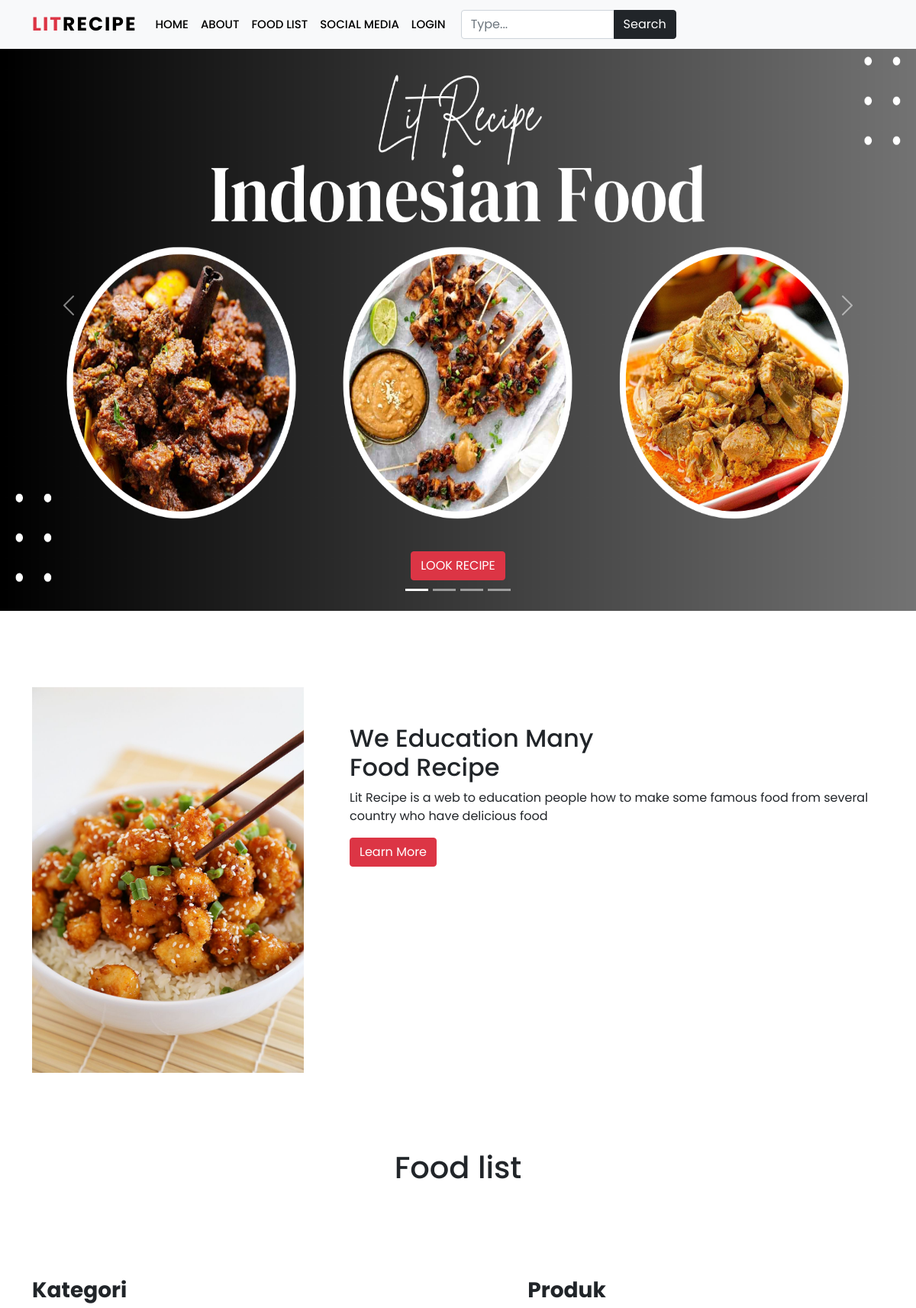
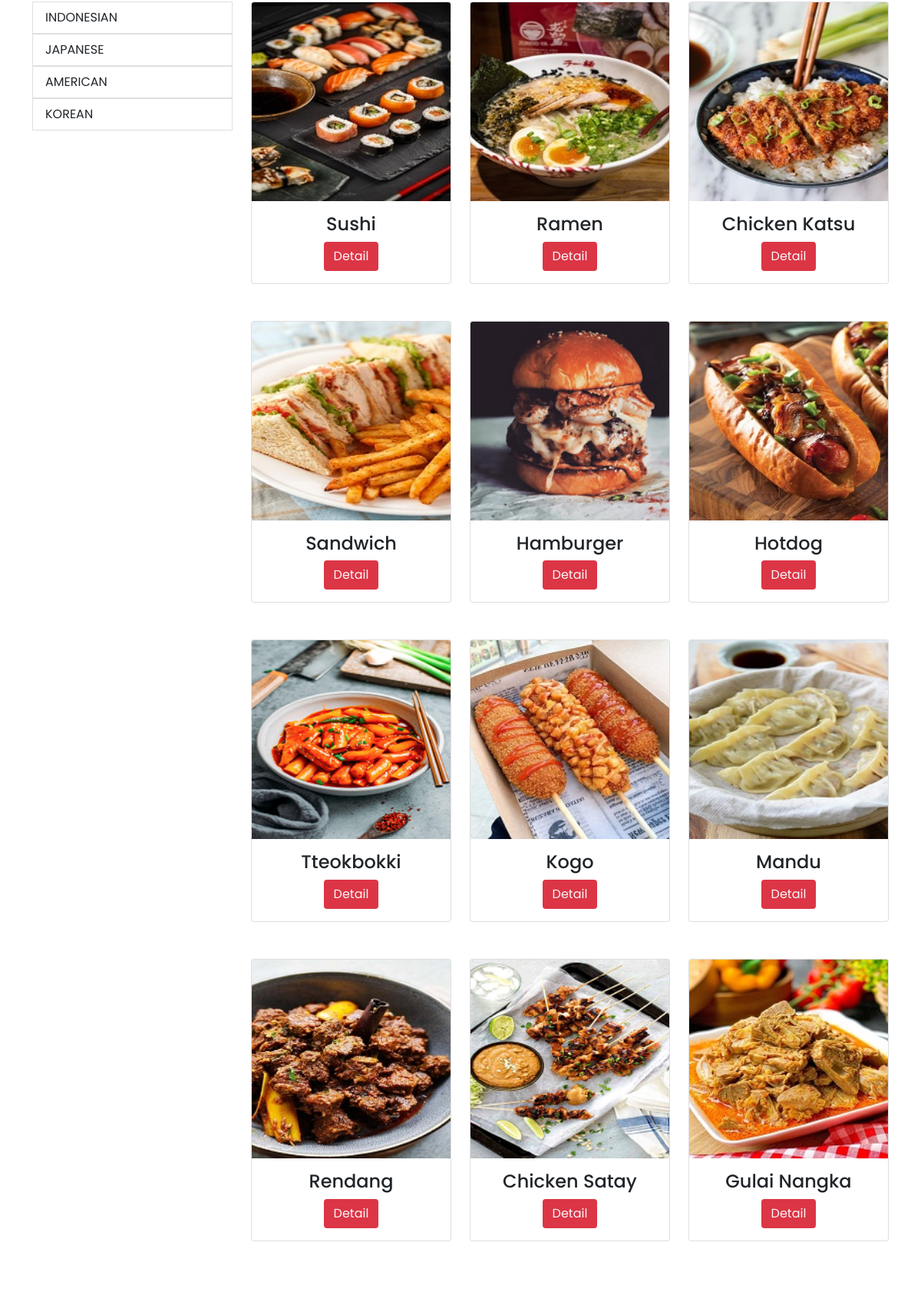
The app's page /home.php (upper part) with its own data (2 pictures, top to bottom).
### tables this page shows
CREATE TABLE `kategori` (
  `id` int NOT NULL,
  `nama` varchar(100) NOT NULL
);

CREATE TABLE `produk` (
  `id` int NOT NULL,
  `kategori_id` int NOT NULL,
  `nama` varchar(255) NOT NULL,
  `harga` varchar(100) NOT NULL,
  `foto` varchar(255) DEFAULT NULL,
  `detail` text
);

### home.php (the view, shortened to what this page needs)
<?php
require "admin/functions.php";
$queryProduk = mysqli_query($con, "SELECT * FROM produk");
$queryKategori = mysqli_query($con, "SELECT * FROM kategori");
if (isset($_GET['keyword'])) {
  $queryProduk = mysqli_query($con, "SELECT * FROM produk WHERE nama LIKE '%$_GET[keyword]%'");
}
else if (isset($_GET['kategori'])) {
  $queryGetKategoriId = mysqli_query($con, "SELECT id FROM kategori WHERE nama='$_GET[kategori]'");
  $kategoriId = mysqli_fetch_array($queryGetKategoriId);
  $queryProduk = mysqli_query($con, "SELECT * FROM produk WHERE kategori_id='$kategoriId[id]'");
}
else {
  $queryProduk = mysqli_query($con, "SELECT * FROM produk");
}
?>
<!DOCTYPE html>
<html lang="en">
<head>
  <link href="https://cdn.jsdelivr.net/npm/bootstrap@5.0.2/dist/css/bootstrap.min.css" rel="stylesheet">
  <link rel="stylesheet" href="home.css">
  <link rel="stylesheet" href="https://cdnjs.cloudflare.com/ajax/libs/font-awesome/6.2.1/css/all.min.css">
</head>
<body>
  <nav class="navbar navbar-expand-lg navbar-light bg-light fixed-top">
    <div class="container">
      <a class="navbar-brand" href="#"><span class="text-danger">Lit</span>Recipe</a>
      <div class="collapse navbar-collapse" id="navbarSupportedContent">
        <ul class="navbar-nav me-auto mb-3 mb-lg-0">
          <li class="nav-item">
            <a class="nav-link" href="#carouselExampleCaptions">Home</a>
          </li>
          <li class="nav-item">
            <a class="nav-link" href="#about">About</a>
          </li>
          <li class="nav-item">
            <a class="nav-link" href="#list">Food List</a>
          </li>
          <li class="nav-item">
            <a class="nav-link" href="#social-media">Social Media</a>
          </li>
          <li class="nav-item">
            <a class="nav-link" href="login.php">Login</a>
          </li>
          <li>
            <div class="container">
              <div class="col-lg-8 offset-lg-20 mt-20">
                <form>
                  <div class="input-group">
                    <input type="text" class="form-control" id="searchInput" placeholder="Type..." aria-label="Search">
                    <button class="btn btn-primary btn-dark" type="button" id="searchInput" onkeyup="searchKategori()">Search</button>
                  </div>
                </form>
              </div>
            </div>
          </li>
        </ul>
      </div>
    </div>
  </nav>
  <div id="carouselExampleCaptions" class="carousel slide" data-bs-ride="carousel">
    <div class="carousel-indicators">
      <button type="button" data-bs-target="#carouselExampleCaptions" data-bs-slide-to="0" class="active" aria-current="true" aria-label="Slide 1"></button>
      <button type="button" data-bs-target="#carouselExampleCaptions" data-bs-slide-to="1" aria-label="Slide 2"></button>
      <button type="button" data-bs-target="#carouselExampleCaptions" data-bs-slide-to="2" aria-label="Slide 3"></button>
      <button type="button" data-bs-target="#carouselExampleCaptions" data-bs-slide-to="3" aria-label="Slide 4"></button>
    </div>
    <div class="carousel-inner">
      <div class="carousel-item active">
        <img src="img/indonesia.png" class="d-block w-100" alt="...">
        <div class="carousel-caption">
          <p><a href="#list" class="btn btn-danger mt-3">LOOK RECIPE</a></p>
        </div>
      </div>
    </div>
    <button class="carousel-control-prev" type="button" data-bs-target="#carouselExampleCaptions" data-bs-slide="prev">
      <span class="carousel-control-prev-icon" aria-hidden="true"></span>
    </button>
    <button class="carousel-control-next" type="button" data-bs-target="#carouselExampleCaptions" data-bs-slide="next">
      <span class="carousel-control-next-icon" aria-hidden="true"></span>
    </button>
  </div>
  <section id="about" class="about section-padding">
    <div class="container">
      <div class="row">
        <div class="col-lg-4 col-md-12 col-12">
          <div class="about-img">
            <img src="img/food.jpeg" alt="" class="img-fluid">
          </div>
        </div>
        <div class="col-lg-8 col-md-12 col-12 ps-lg-5 mt-md-5">
          <div class="about-text">
            <h2>We Education Many<br>Food Recipe</h2>
            <p>Lit Recipe is a web to education people how to make some famous food from several country who have delicious food</p>
            <a href="#" class="btn btn-danger">Learn More</a>
          </div>
        </div>
      </div>
    </div>
  </section>
  <section class="about-gallery">
    <div class="gallery-container">
      <div class="row">
        <div class="col-md-12">
          <div class="section-header text-center pb-1">
            <h1 id="food-list">Food list</h1>
          </div>
        </div>
      </div>
    </div>
  </section>
  <section id="list" class="gallery section-padding">
    <div class="container">
      <div class="row">
        <div class="col-lg-3 mb-5 mt-2">
          <h3 class="fw-bold">Kategori</h3>
          <ul class="list-group">
            <?php while ($kategori = mysqli_fetch_array($queryKategori)) { ?>
              <a class="text-decoration-none" href="home.php?kategori=<?php echo $kategori['nama']; ?>">
                <li class="list-group-item"><?php echo $kategori['nama']; ?></li>
              </a>
            <?php } ?>
          </ul>
        </div>
        <div class="col-lg-9 mt-2">
          <h3 class="text-center fw-bold mb-2">Produk</h3>
          <div class="row" id="container">
            <?php while ($produk = mysqli_fetch_array($queryProduk)) { ?>
              <div class="col-md-4 mb-5 text-center">
                <div class="card h-100">
                  <div class="image-box">
                    <img src="admin/image/<?php echo $produk['foto']; ?>" class="card-img-top" alt="">
                  </div>
                  <div class="card-body">
                    <h4 class="card-title"><?php echo $produk['nama']; ?></h4>
                    <a href="produk-detail.php?nama=<?php echo $produk['nama']; ?>" class="btn bg-danger text-light">Detail</a>
                  </div>
                </div>
              </div>
            <?php } ?>
          </div>
        </div>
      </div>
    </div>
  </section>
</body>
</html>

### home.css (style rules this page uses)
* { font-family: 'poppins', sans-serif; }
body { background: f1fbff; }
.section-padding { padding: 100px 0; }
.carousel-item { height: 100vh; min-height: 300px; }
.carousel-caption p { width: 70%; margin: auto; font-size: 18px; line-height: 1.9; }
.carousel-inner:before { content: ''; position: absolute; width: 100%; height: 100%; top: 0; left: 0; }
.navbar-nav a { font-size: 15px; text-transform: uppercase; font-weight: 500; }
.navbar-light .navbar-brand { color: #000; font-size: 25px; text-transform: uppercase; font-weight: 700; letter-spacing: 2px; }
.navbar-light .navbar-nav .nav-link { color: #000; }
.w-100 { height: 100vh; }

### records on screen
kategori: nama "INDONESIAN"
kategori: nama "JAPANESE"
kategori: nama "AMERICAN"
kategori: nama "KOREAN"
produk: foto (picture), nama "Sushi"
produk: foto (picture), nama "Ramen"
produk: foto (picture), nama "Chicken Katsu"
produk: foto (picture), nama "Sandwich"
produk: foto (picture), nama "Hamburger"
produk: foto (picture), nama "Hotdog"
produk: foto (picture), nama "Tteokbokki"
produk: foto (picture), nama "Kogo"
produk: foto (picture), nama "Mandu"
produk: foto (picture), nama "Rendang"
produk: foto (picture), nama "Chicken Satay"
produk: foto (picture), nama "Gulai Nangka"
